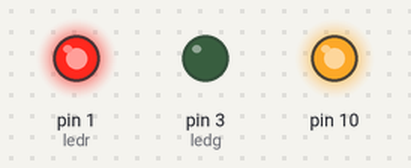
This sketch was run on a simulated Arduino Uno, built with avr-gcc and run on an emulated ATmega328P. On the bench: output pins drawn as LEDs (lit = HIGH).

Above: at 7.25 s.
At 13.45 s:
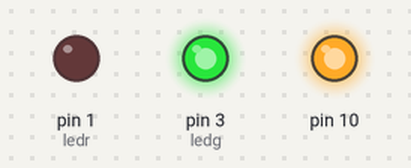
At 16.55 s:
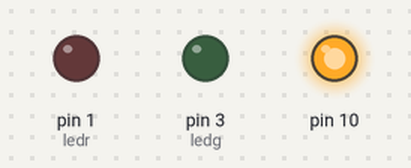
Timing chart, 0 to 19.4 s (numbered marks = the images above):
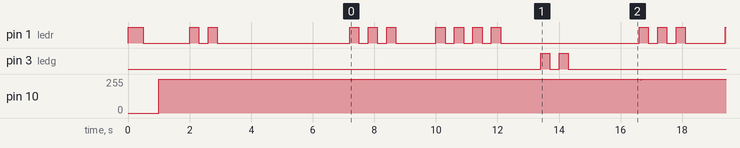

Measured:
- by itself, pin 3 (ledg): repeats every 9.4 s: LOW 0.30 s, HIGH 0.30 s, LOW 8.5 s, HIGH 0.30 s
- by itself, pin 10: alternates 255/255 for 9.4 s and 249/255 for 0.04 s
- by itself, pin 1 (ledr): repeats every 9.2 s: HIGH 0.30 s, LOW 0.30 s, HIGH 0.30 s, LOW 4.3 s, 2 × (HIGH 0.30 s, LOW 0.30 s), HIGH 0.30 s, LOW 1.3 s, 2 × (HIGH 0.30 s, LOW 0.30 s)

The sketch:

Micro_code_flashmemory.ino
```cpp
#include <SPI.h>
//#include <DigiKeyboard.h>

// addres for memory control
#define writeEnable       0x06 // Address Write Enable
#define writeDisable      0x04 // Address Write Disable
#define chipErase         0xc7 // Address Chip Erase
#define readStatusReg1    0x05 // Address Read Status
#define readData          0x03 // Address Read Data
#define pageProgramStat   0x02 // Address Status Page Program
#define chipCommandId     0x9f // Address Status Read Id

int ledr = 1; //PB1 indicator red led
int ledg = 3; //PB6 indicator green led

byte page_buffer_n[256];
byte page_data[256];

int cont = 0;

/*
print_page_bytes() is a simple helper function that formats 256 bytes
 */
void print_page_bytes(byte *page_buffer)
{
  //DigiKeyboard.println("Llego a imprimir pagina");
  char buf[10];
  for (int i = 0; i < 16; ++i) {
    for (int j = 0; j < 16; ++j) {
      //sprintf(buf, "%02x", page_buffer[i * 16 + j]);
      //Serial.print(buf);
    }
    //Serial.println();
  }
  //DigiKeyboard.println(page_buffer[0]);
}

/*
This functions map to user commands. wrap the low-level calls with
print/debug statements to read
*/

/*
 The chip command id  is fairly generic, just to verify function setup
 */
void chipCmdId(void)
{
  //Serial.println("Set Command: chipCmdIda");
  byte b1, b2, b3;
  _chipCmdId(&b1, &b2, &b3);
  //char buf[128];
  //sprintf(buf, "ID: %02xh\nMemory Type: %02xh\nCapacity: %02xh", b1, b2, b3);
  //Serial.println(buf);
  //Serial.println("Ready");
}

void chip_erase(void)
{
  //Serial.println("command: chip_erase");
  _chip_erase();
  //Serial.println("Ready");
}

void read_page(unsigned int page_number, byte page_buffer[256])
{
  //char buf[80];
  //sprintf(buf, "command: read_page(%04xh)", page_number);
  //Serial.println(buf);
  //byte page_buffer[256];
  _read_page(page_number, page_buffer);
  //print_page_bytes(page_buffer);
  //Serial.println("Ready");
}

void read_all_pages(byte page_buffer[256])
{
  //Serial.println("command: read_all_pages");
  //byte page_buffer[256];
  for (int i = 0; i < 6; ++i) // nuestra memoria tiene 16384 paginas, aqui solo hay 6
  {
    _read_page(i, page_buffer);
    //print_page_bytes(page_buffer);
  }
  //Serial.println("Ready");
}

void write_byte(word page, byte offset, byte databyte)
{
  //char buf[80];
  //sprintf(buf, "command: write_byte(%04xh, %04xh, %02xh)", page, offset, databyte);
  //Serial.println(buf);
  //byte page_data[256];
  _read_page(page, page_data);
  page_data[offset] = databyte;
  _write_page(page, page_data);
  //Serial.println("Ready");
}


/*
 * Functions to manage memory at low level
 */
void _chipCmdId(byte *b1, byte *b2, byte *b3) {
  digitalWrite(SS, HIGH);
  digitalWrite(SS, LOW);
  SPI.transfer(chipCommandId);
  *b1 = SPI.transfer(0); // manufacturer id
  *b2 = SPI.transfer(0); // memory type
  *b3 = SPI.transfer(0); // capacity
  digitalWrite(SS, HIGH);
  not_busy();
}

/*
 See the timing diagram in section 9.2.26 of the data sheet, "Chip Erase (C7h / 06h)".
 */
void _chip_erase(void) {
  digitalWrite(SS, HIGH);
  digitalWrite(SS, LOW);
  SPI.transfer(writeEnable);
  digitalWrite(SS, HIGH);
  digitalWrite(SS, LOW);
  SPI.transfer(chipErase);
  digitalWrite(SS, HIGH);

  /* See notes on rev 2
  digitalWrite(SS, LOW);
  SPI.transfer(writeDisable);
  digitalWrite(SS, HIGH);
  */
  not_busy();
}

/*
 * See the timing diagram in section 9.2.10 of the
 * data sheet located below, "Read Data (03h)".
 */
void _read_page(word page_number, byte *page_buffer) {
  digitalWrite(SS, HIGH);
  digitalWrite(SS, LOW);
  SPI.transfer(readData);

  // Construct the 24-bit address from the 16-bit page
  // number and 0x00, since we will read 256 bytes (one
  // page). Esta memoria es de 4MB, direcciones desde 0x000000h - 0x3FFFFFh
  SPI.transfer((page_number >> 8) & 0xFF);
  SPI.transfer((page_number >> 0) & 0xFF);
  SPI.transfer(0);
  for (int i = 0; i < 256; ++i)
  {
    page_buffer[i] = SPI.transfer(0);
  }
  digitalWrite(SS, HIGH);
  not_busy();
}

/*
 * See the timing diagram in section 9.2.21 of the
 * data sheet, "Page Program (02h)".
 */
void _write_page(word page_number, byte *page_buffer) {
  digitalWrite(SS, HIGH);
  digitalWrite(SS, LOW);
  SPI.transfer(writeEnable);
  digitalWrite(SS, HIGH);
  digitalWrite(SS, LOW);
  SPI.transfer(pageProgramStat);
  SPI.transfer((page_number >>  8) & 0xFF);
  SPI.transfer((page_number >>  0) & 0xFF);
  SPI.transfer(0);
  for (int i = 0; i < 256; ++i) {
    SPI.transfer(page_buffer[i]);
  }
  digitalWrite(SS, HIGH);
  /* See notes on rev 2
  digitalWrite(SS, LOW);
  SPI.transfer(writeDisable);
  digitalWrite(SS, HIGH);
  */
  not_busy();
}

/*
 * See section 9.2.8 of the datasheet
 */
void not_busy(void) {
  digitalWrite(SS, HIGH);
  digitalWrite(SS, LOW);
  SPI.transfer(readStatusReg1);
  while (SPI.transfer(0) & 1) {};
  digitalWrite(SS, HIGH);
}

void blink_led(int pin, int iter, int del_time)
{
  for (int i = 0; i < iter; ++i)
  {
    digitalWrite(pin, HIGH);
    delay(del_time);
    digitalWrite(pin, LOW);
    delay(del_time);
  }
}

void setup(void)
{
  pinMode(ledr, OUTPUT); //LED on board
  pinMode(ledg, OUTPUT);

  blink_led(ledr, 1, 500);

  SPI.begin();
  SPI.setDataMode(0);
  SPI.setBitOrder(MSBFIRST);

  delay(1000);

  //chipCmdId(); // verificacion de comunicacion con la memoria
  chip_erase();

  blink_led(ledr, 2, 300);

  delay(4000);
}


void loop(void)
{
  while (cont < 5)
  {
  //word pageno = cont;
  //read_page(pageno, page_buffer_n);

  //blink_led(ledr, 3, 300);

  //delay(1000);

  word pageno = cont;
  byte offset = 0x55; // 0x00 - 0xff
  byte data = 0x28;
  write_byte(pageno, offset, data);

  blink_led(ledr, 3, 300);
  delay(1000);

  read_page(pageno, page_buffer_n);

  blink_led(ledr, 4, 300);
  delay(1000);


  if (page_buffer_n[offset] == data)
  {
    blink_led(ledg, 4, 300);
  }
  else
  {
    blink_led(ledg, 2, 300);
  }

  delay(2000);
  cont = cont + 1;
  }

// chipCmdId();

// chip_erase();

// word pageno;
// byte offset;
// byte data;

// read_page(pageno);
// write_byte(pageno, offset, data);

// read_all_pages(); // usar con precaucion

}
```
